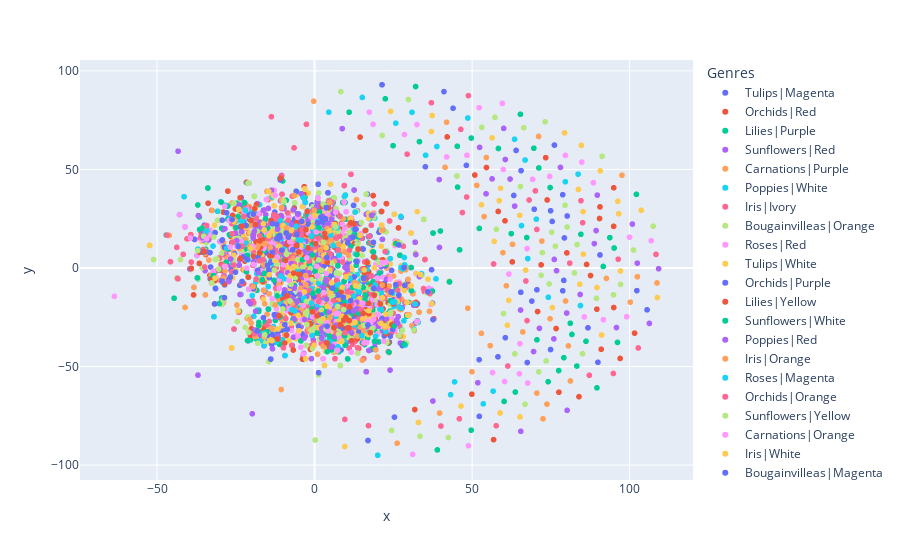

Source (notebook cell):
### Code cell
import matplotlib.pyplot as plt
from sklearn.manifold import TSNE

tsne = TSNE(n_components=2).fit_transform(embedded_floral_df)
tsne_df = pd.DataFrame({'x': tsne[:, 0], 'y':tsne[:, 1]})
tsne_df = pd.concat([tsne_df, florals_df["Title"]], axis=1)
tsne_df = pd.concat([tsne_df, florals_df["Genres"]], axis=1)
tsne_df.head()

fig = px.scatter(tsne_df, x='x', y='y', color='Genres')
fig.show()
